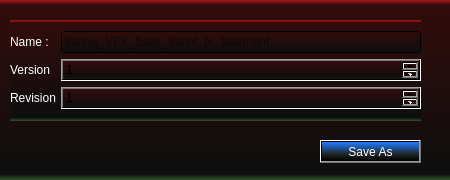
<?xml version="1.0" encoding="UTF-8"?>
<ui version="4.0">
 <class>Form</class>
 <widget class="QWidget" name="Form">
  <property name="geometry">
   <rect>
    <x>0</x>
    <y>0</y>
    <width>450</width>
    <height>180</height>
   </rect>
  </property>
  <property name="minimumSize">
   <size>
    <width>450</width>
    <height>180</height>
   </size>
  </property>
  <property name="maximumSize">
   <size>
    <width>450</width>
    <height>180</height>
   </size>
  </property>
  <property name="windowTitle">
   <string>Form</string>
  </property>
  <property name="styleSheet">
   <string notr="true">background-color: qlineargradient(spread:pad, x1:1, y1:1, x2:1, y2:0, stop:0 rgba(48, 84, 44, 255), stop:0.0340909 rgba(14, 14, 14, 255), stop:0.971591 rgba(50, 12, 12, 255), stop:1 rgba(173, 24, 24, 255));

selection-background-color: rgb(155, 84, 255);</string>
  </property>
  <widget class="QWidget" name="formLayoutWidget">
   <property name="geometry">
    <rect>
     <x>10</x>
     <y>20</y>
     <width>411</width>
     <height>101</height>
    </rect>
   </property>
   <layout class="QFormLayout" name="formLayout">
    <property name="sizeConstraint">
     <enum>QLayout::SetDefaultConstraint</enum>
    </property>
    <property name="fieldGrowthPolicy">
     <enum>QFormLayout::AllNonFixedFieldsGrow</enum>
    </property>
    <property name="rowWrapPolicy">
     <enum>QFormLayout::DontWrapRows</enum>
    </property>
    <property name="horizontalSpacing">
     <number>5</number>
    </property>
    <property name="topMargin">
     <number>11</number>
    </property>
    <item row="0" column="0">
     <widget class="QLabel" name="fileName">
      <property name="styleSheet">
       <string notr="true">background-color: rgba(1, 1, 1, 0);
color: rgb(255, 255, 255);</string>
      </property>
      <property name="text">
       <string>Name : </string>
      </property>
     </widget>
    </item>
    <item row="0" column="1">
     <widget class="QLineEdit" name="lineEdit">
      <property name="placeholderText">
       <string>$show_VFX_$seq_$shot_fx_$element</string>
      </property>
     </widget>
    </item>
    <item row="1" column="0">
     <widget class="QLabel" name="label">
      <property name="styleSheet">
       <string notr="true">background-color: rgba(1, 1, 1, 0);
color: rgb(255, 255, 255);</string>
      </property>
      <property name="text">
       <string>Version</string>
      </property>
     </widget>
    </item>
    <item row="1" column="1">
     <widget class="QSpinBox" name="spinBox">
      <property name="suffix">
       <string/>
      </property>
      <property name="minimum">
       <number>1</number>
      </property>
      <property name="maximum">
       <number>999</number>
      </property>
      <property name="singleStep">
       <number>1</number>
      </property>
      <property name="value">
       <number>1</number>
      </property>
     </widget>
    </item>
    <item row="2" column="0">
     <widget class="QLabel" name="label_2">
      <property name="styleSheet">
       <string notr="true">background-color: rgba(1, 1, 1, 0);
color: rgb(255, 255, 255);</string>
      </property>
      <property name="text">
       <string>Revision</string>
      </property>
     </widget>
    </item>
    <item row="2" column="1">
     <widget class="QSpinBox" name="spinBox_2">
      <property name="enabled">
       <bool>true</bool>
      </property>
      <property name="minimum">
       <number>1</number>
      </property>
      <property name="maximum">
       <number>999</number>
      </property>
      <property name="value">
       <number>1</number>
      </property>
     </widget>
    </item>
   </layout>
  </widget>
  <widget class="QPushButton" name="saveas">
   <property name="geometry">
    <rect>
     <x>320</x>
     <y>140</y>
     <width>101</width>
     <height>23</height>
    </rect>
   </property>
   <property name="styleSheet">
    <string notr="true">border-left-color: rgb(0, 255, 0);
background-color: qlineargradient(spread:reflect, x1:0, y1:1, x2:0, y2:0, stop:0 rgba(0, 0, 0, 255), stop:0.340909 rgba(38, 46, 43, 165), stop:0.988636 rgba(32, 123, 255, 255), stop:1 rgba(102, 255, 126, 255));
selection-background-color: qlineargradient(spread:pad, x1:1, y1:1, x2:1, y2:0, stop:0 rgba(236, 70, 46, 255), stop:0.323864 rgba(14, 14, 14, 255), stop:1 rgba(50, 12, 12, 142));

color: rgb(255, 255, 255);</string>
   </property>
   <property name="text">
    <string>Save As</string>
   </property>
  </widget>
 </widget>
 <resources/>
 <connections/>
</ui>
